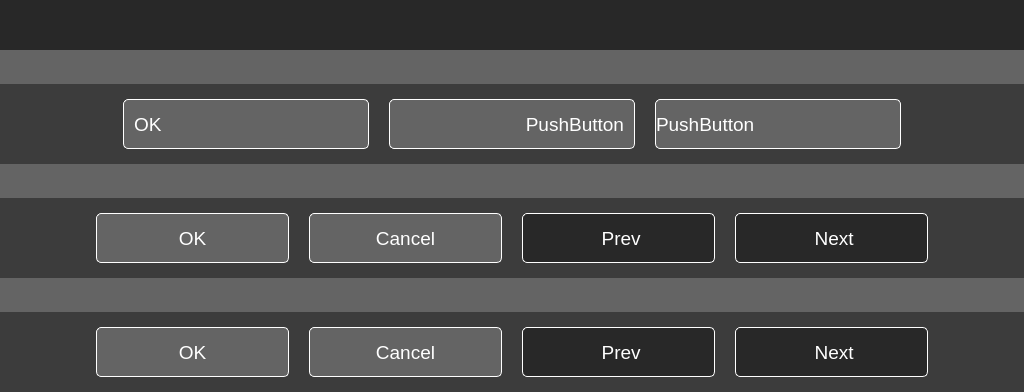
<?xml version="1.0" encoding="UTF-8"?>
<ui version="4.0">
 <class>MainWindow</class>
 <widget class="QMainWindow" name="MainWindow">
  <property name="geometry">
   <rect>
    <x>0</x>
    <y>0</y>
    <width>1024</width>
    <height>392</height>
   </rect>
  </property>
  <property name="windowTitle">
   <string>MainWindow</string>
  </property>
  <property name="styleSheet">
   <string notr="true">background:rgb(100,100,100);</string>
  </property>
  <widget class="QWidget" name="centralWidget">
   <layout class="QVBoxLayout" name="verticalLayout" stretch="0,1,0">
    <property name="spacing">
     <number>0</number>
    </property>
    <property name="leftMargin">
     <number>0</number>
    </property>
    <property name="topMargin">
     <number>0</number>
    </property>
    <property name="rightMargin">
     <number>0</number>
    </property>
    <property name="bottomMargin">
     <number>0</number>
    </property>
    <item>
     <widget class="QWidget" name="widget" native="true">
      <property name="minimumSize">
       <size>
        <width>0</width>
        <height>50</height>
       </size>
      </property>
      <property name="styleSheet">
       <string notr="true">background:rgb(40,40,40);</string>
      </property>
     </widget>
    </item>
    <item>
     <widget class="QWidget" name="widget_2" native="true">
      <layout class="QVBoxLayout" name="verticalLayout_2">
       <property name="spacing">
        <number>0</number>
       </property>
       <property name="leftMargin">
        <number>0</number>
       </property>
       <property name="topMargin">
        <number>0</number>
       </property>
       <property name="rightMargin">
        <number>0</number>
       </property>
       <property name="bottomMargin">
        <number>0</number>
       </property>
       <item>
        <widget class="QWidget" name="widget_9" native="true">
         <property name="sizePolicy">
          <sizepolicy hsizetype="Preferred" vsizetype="Fixed">
           <horstretch>0</horstretch>
           <verstretch>0</verstretch>
          </sizepolicy>
         </property>
         <property name="minimumSize">
          <size>
           <width>0</width>
           <height>80</height>
          </size>
         </property>
         <property name="styleSheet">
          <string notr="true">background:rgb(60,60,60);</string>
         </property>
         <layout class="QHBoxLayout" name="horizontalLayout_3" stretch="1,2,2,2,1">
          <property name="spacing">
           <number>20</number>
          </property>
          <property name="leftMargin">
           <number>0</number>
          </property>
          <property name="topMargin">
           <number>0</number>
          </property>
          <property name="rightMargin">
           <number>0</number>
          </property>
          <property name="bottomMargin">
           <number>0</number>
          </property>
          <item>
           <spacer name="horizontalSpacer_5">
            <property name="orientation">
             <enum>Qt::Horizontal</enum>
            </property>
            <property name="sizeHint" stdset="0">
             <size>
              <width>115</width>
              <height>20</height>
             </size>
            </property>
           </spacer>
          </item>
          <item>
           <widget class="QPushButton" name="btn_OK_3">
            <property name="sizePolicy">
             <sizepolicy hsizetype="Preferred" vsizetype="Fixed">
              <horstretch>0</horstretch>
              <verstretch>0</verstretch>
             </sizepolicy>
            </property>
            <property name="minimumSize">
             <size>
              <width>0</width>
              <height>50</height>
             </size>
            </property>
            <property name="font">
             <font>
              <pointsize>14</pointsize>
             </font>
            </property>
            <property name="layoutDirection">
             <enum>Qt::RightToLeft</enum>
            </property>
            <property name="styleSheet">
             <string notr="true">background:rgb(100, 100, 100);
border-style: solid;
border-width: 1px;
border-color: white;
border-radius: 5px;
color:white;
text-align:left;
padding-left:10;
padding-right:10;
outline:none;</string>
            </property>
            <property name="text">
             <string>OK</string>
            </property>
            <property name="icon">
             <iconset resource="imageresources.qrc">
              <normaloff>:/resources/images/f52d316e-8fc1-4600-af8f-44af88ba6416.png</normaloff>:/resources/images/f52d316e-8fc1-4600-af8f-44af88ba6416.png</iconset>
            </property>
            <property name="iconSize">
             <size>
              <width>32</width>
              <height>32</height>
             </size>
            </property>
            <property name="checkable">
             <bool>true</bool>
            </property>
            <property name="checked">
             <bool>false</bool>
            </property>
           </widget>
          </item>
          <item>
           <widget class="QPushButton" name="pushButton">
            <property name="sizePolicy">
             <sizepolicy hsizetype="Preferred" vsizetype="Fixed">
              <horstretch>0</horstretch>
              <verstretch>0</verstretch>
             </sizepolicy>
            </property>
            <property name="minimumSize">
             <size>
              <width>0</width>
              <height>50</height>
             </size>
            </property>
            <property name="font">
             <font>
              <pointsize>14</pointsize>
             </font>
            </property>
            <property name="layoutDirection">
             <enum>Qt::RightToLeft</enum>
            </property>
            <property name="styleSheet">
             <string notr="true">background:rgb(100, 100, 100);
border-style: solid;
border-width: 1px;
border-color: white;
border-radius: 5px;
color:white;
text-align:right;
padding-left:10;
padding-right:10;
outline:none;</string>
            </property>
            <property name="text">
             <string>PushButton</string>
            </property>
            <property name="icon">
             <iconset resource="imageresources.qrc">
              <normaloff>:/resources/images/f52d316e-8fc1-4600-af8f-44af88ba6416.png</normaloff>:/resources/images/f52d316e-8fc1-4600-af8f-44af88ba6416.png</iconset>
            </property>
            <property name="iconSize">
             <size>
              <width>32</width>
              <height>32</height>
             </size>
            </property>
           </widget>
          </item>
          <item>
           <widget class="KSFiSK_PushButton" name="pushButtonCustom">
            <property name="sizePolicy">
             <sizepolicy hsizetype="Preferred" vsizetype="Fixed">
              <horstretch>0</horstretch>
              <verstretch>0</verstretch>
             </sizepolicy>
            </property>
            <property name="minimumSize">
             <size>
              <width>0</width>
              <height>50</height>
             </size>
            </property>
            <property name="font">
             <font>
              <pointsize>14</pointsize>
             </font>
            </property>
            <property name="styleSheet">
             <string notr="true">background:rgb(100, 100, 100);
border-style: solid;
border-width: 1px;
border-color: white;
border-radius: 5px;
color:white;
text-align: left;</string>
            </property>
            <property name="text">
             <string>PushButton</string>
            </property>
           </widget>
          </item>
          <item>
           <spacer name="horizontalSpacer_6">
            <property name="orientation">
             <enum>Qt::Horizontal</enum>
            </property>
            <property name="sizeHint" stdset="0">
             <size>
              <width>115</width>
              <height>20</height>
             </size>
            </property>
           </spacer>
          </item>
         </layout>
        </widget>
       </item>
       <item>
        <widget class="QWidget" name="widget_4" native="true">
         <property name="sizePolicy">
          <sizepolicy hsizetype="Preferred" vsizetype="Fixed">
           <horstretch>0</horstretch>
           <verstretch>0</verstretch>
          </sizepolicy>
         </property>
         <property name="minimumSize">
          <size>
           <width>0</width>
           <height>80</height>
          </size>
         </property>
         <property name="styleSheet">
          <string notr="true">background:rgb(60,60,60);</string>
         </property>
         <layout class="QHBoxLayout" name="horizontalLayout_2" stretch="1,2,2,2,2,1">
          <property name="spacing">
           <number>20</number>
          </property>
          <property name="leftMargin">
           <number>0</number>
          </property>
          <property name="topMargin">
           <number>0</number>
          </property>
          <property name="rightMargin">
           <number>0</number>
          </property>
          <property name="bottomMargin">
           <number>0</number>
          </property>
          <item>
           <spacer name="horizontalSpacer_3">
            <property name="orientation">
             <enum>Qt::Horizontal</enum>
            </property>
            <property name="sizeHint" stdset="0">
             <size>
              <width>89</width>
              <height>20</height>
             </size>
            </property>
           </spacer>
          </item>
          <item>
           <widget class="QWidget" name="widget_5" native="true">
            <property name="styleSheet">
             <string notr="true">background:rgb(60,60,60);</string>
            </property>
            <layout class="QGridLayout" name="gridLayout">
             <property name="leftMargin">
              <number>0</number>
             </property>
             <property name="topMargin">
              <number>0</number>
             </property>
             <property name="rightMargin">
              <number>0</number>
             </property>
             <property name="bottomMargin">
              <number>0</number>
             </property>
             <property name="spacing">
              <number>0</number>
             </property>
             <item row="0" column="0">
              <widget class="QPushButton" name="btn_OK_2">
               <property name="sizePolicy">
                <sizepolicy hsizetype="Preferred" vsizetype="Fixed">
                 <horstretch>0</horstretch>
                 <verstretch>0</verstretch>
                </sizepolicy>
               </property>
               <property name="minimumSize">
                <size>
                 <width>0</width>
                 <height>50</height>
                </size>
               </property>
               <property name="font">
                <font>
                 <pointsize>14</pointsize>
                </font>
               </property>
               <property name="styleSheet">
                <string notr="true">background:rgb(100, 100, 100);
border-style: solid;
border-width: 1px;
border-color: white;
border-radius: 5px;
color:white;</string>
               </property>
               <property name="text">
                <string>OK</string>
               </property>
               <property name="iconSize">
                <size>
                 <width>32</width>
                 <height>32</height>
                </size>
               </property>
              </widget>
             </item>
            </layout>
           </widget>
          </item>
          <item>
           <widget class="QWidget" name="widget_6" native="true">
            <property name="styleSheet">
             <string notr="true">background:rgb(60,60,60);</string>
            </property>
            <layout class="QGridLayout" name="gridLayout_2">
             <property name="leftMargin">
              <number>0</number>
             </property>
             <property name="topMargin">
              <number>0</number>
             </property>
             <property name="rightMargin">
              <number>0</number>
             </property>
             <property name="bottomMargin">
              <number>0</number>
             </property>
             <property name="spacing">
              <number>0</number>
             </property>
             <item row="0" column="0">
              <widget class="QPushButton" name="btn_Cancel_2">
               <property name="minimumSize">
                <size>
                 <width>0</width>
                 <height>50</height>
                </size>
               </property>
               <property name="font">
                <font>
                 <pointsize>14</pointsize>
                </font>
               </property>
               <property name="styleSheet">
                <string notr="true">background:rgb(100, 100, 100);
border-style: solid;
border-width: 1px;
border-color: white;
border-radius: 5px;
color:white;</string>
               </property>
               <property name="text">
                <string>Cancel</string>
               </property>
               <property name="iconSize">
                <size>
                 <width>32</width>
                 <height>32</height>
                </size>
               </property>
              </widget>
             </item>
            </layout>
           </widget>
          </item>
          <item>
           <widget class="QWidget" name="widget_7" native="true">
            <property name="styleSheet">
             <string notr="true">background:rgb(60,60,60);</string>
            </property>
            <layout class="QGridLayout" name="gridLayout_3">
             <property name="leftMargin">
              <number>0</number>
             </property>
             <property name="topMargin">
              <number>0</number>
             </property>
             <property name="rightMargin">
              <number>0</number>
             </property>
             <property name="bottomMargin">
              <number>0</number>
             </property>
             <property name="spacing">
              <number>0</number>
             </property>
             <item row="0" column="0">
              <widget class="QPushButton" name="btn_Prev_2">
               <property name="minimumSize">
                <size>
                 <width>0</width>
                 <height>50</height>
                </size>
               </property>
               <property name="font">
                <font>
                 <pointsize>14</pointsize>
                </font>
               </property>
               <property name="styleSheet">
                <string notr="true">background:rgb(40, 40, 40);
border-style: solid;
border-width: 1px;
border-color: white;
border-radius: 5px;
color:white;</string>
               </property>
               <property name="text">
                <string> Prev</string>
               </property>
               <property name="icon">
                <iconset resource="imageresources.qrc">
                 <normaloff>:/resources/images/8be18094-a9f6-46ad-9b2b-90f88a054d75.png</normaloff>:/resources/images/8be18094-a9f6-46ad-9b2b-90f88a054d75.png</iconset>
               </property>
               <property name="iconSize">
                <size>
                 <width>32</width>
                 <height>32</height>
                </size>
               </property>
              </widget>
             </item>
            </layout>
           </widget>
          </item>
          <item>
           <widget class="QWidget" name="widget_8" native="true">
            <property name="styleSheet">
             <string notr="true">background:rgb(60,60,60);</string>
            </property>
            <layout class="QGridLayout" name="gridLayout_4">
             <property name="leftMargin">
              <number>0</number>
             </property>
             <property name="topMargin">
              <number>0</number>
             </property>
             <property name="rightMargin">
              <number>0</number>
             </property>
             <property name="bottomMargin">
              <number>0</number>
             </property>
             <property name="spacing">
              <number>0</number>
             </property>
             <item row="0" column="0">
              <widget class="QPushButton" name="btn_Next_2">
               <property name="minimumSize">
                <size>
                 <width>0</width>
                 <height>50</height>
                </size>
               </property>
               <property name="font">
                <font>
                 <pointsize>14</pointsize>
                </font>
               </property>
               <property name="styleSheet">
                <string notr="true">background:rgb(40, 40, 40);
border-style: solid;
border-width: 1px;
border-color: white;
border-radius: 5px;
color:white;</string>
               </property>
               <property name="text">
                <string> Next</string>
               </property>
               <property name="icon">
                <iconset resource="imageresources.qrc">
                 <normaloff>:/resources/images/f62cab82-7bbb-4f7f-a507-eef58d1c18db.png</normaloff>:/resources/images/f62cab82-7bbb-4f7f-a507-eef58d1c18db.png</iconset>
               </property>
               <property name="iconSize">
                <size>
                 <width>32</width>
                 <height>32</height>
                </size>
               </property>
              </widget>
             </item>
            </layout>
           </widget>
          </item>
          <item>
           <spacer name="horizontalSpacer_4">
            <property name="orientation">
             <enum>Qt::Horizontal</enum>
            </property>
            <property name="sizeHint" stdset="0">
             <size>
              <width>89</width>
              <height>20</height>
             </size>
            </property>
           </spacer>
          </item>
         </layout>
        </widget>
       </item>
      </layout>
     </widget>
    </item>
    <item>
     <widget class="QWidget" name="widget_3" native="true">
      <property name="minimumSize">
       <size>
        <width>0</width>
        <height>80</height>
       </size>
      </property>
      <property name="styleSheet">
       <string notr="true">background:rgb(60,60,60);</string>
      </property>
      <layout class="QHBoxLayout" name="horizontalLayout" stretch="1,2,2,2,2,1">
       <property name="spacing">
        <number>20</number>
       </property>
       <property name="leftMargin">
        <number>0</number>
       </property>
       <property name="topMargin">
        <number>0</number>
       </property>
       <property name="rightMargin">
        <number>0</number>
       </property>
       <property name="bottomMargin">
        <number>0</number>
       </property>
       <item>
        <spacer name="horizontalSpacer">
         <property name="orientation">
          <enum>Qt::Horizontal</enum>
         </property>
         <property name="sizeHint" stdset="0">
          <size>
           <width>89</width>
           <height>20</height>
          </size>
         </property>
        </spacer>
       </item>
       <item>
        <widget class="QPushButton" name="btn_OK">
         <property name="minimumSize">
          <size>
           <width>0</width>
           <height>50</height>
          </size>
         </property>
         <property name="font">
          <font>
           <pointsize>14</pointsize>
          </font>
         </property>
         <property name="styleSheet">
          <string notr="true">background:rgb(100, 100, 100);
border-style: solid;
border-width: 1px;
border-color: white;
border-radius: 5px;
color:white;</string>
         </property>
         <property name="text">
          <string>OK</string>
         </property>
         <property name="iconSize">
          <size>
           <width>32</width>
           <height>32</height>
          </size>
         </property>
        </widget>
       </item>
       <item>
        <widget class="QPushButton" name="btn_Cancel">
         <property name="minimumSize">
          <size>
           <width>0</width>
           <height>50</height>
          </size>
         </property>
         <property name="font">
          <font>
           <pointsize>14</pointsize>
          </font>
         </property>
         <property name="styleSheet">
          <string notr="true">background:rgb(100, 100, 100);
border-style: solid;
border-width: 1px;
border-color: white;
border-radius: 5px;
color:white;</string>
         </property>
         <property name="text">
          <string>Cancel</string>
         </property>
         <property name="iconSize">
          <size>
           <width>32</width>
           <height>32</height>
          </size>
         </property>
        </widget>
       </item>
       <item>
        <widget class="QPushButton" name="btn_Prev">
         <property name="minimumSize">
          <size>
           <width>0</width>
           <height>50</height>
          </size>
         </property>
         <property name="font">
          <font>
           <pointsize>14</pointsize>
          </font>
         </property>
         <property name="styleSheet">
          <string notr="true">background:rgb(40, 40, 40);
border-style: solid;
border-width: 1px;
border-color: white;
border-radius: 5px;
color:white;</string>
         </property>
         <property name="text">
          <string> Prev</string>
         </property>
         <property name="icon">
          <iconset resource="imageresources.qrc">
           <normaloff>:/resources/images/8be18094-a9f6-46ad-9b2b-90f88a054d75.png</normaloff>:/resources/images/8be18094-a9f6-46ad-9b2b-90f88a054d75.png</iconset>
         </property>
         <property name="iconSize">
          <size>
           <width>32</width>
           <height>32</height>
          </size>
         </property>
        </widget>
       </item>
       <item>
        <widget class="QPushButton" name="btn_Next">
         <property name="minimumSize">
          <size>
           <width>0</width>
           <height>50</height>
          </size>
         </property>
         <property name="font">
          <font>
           <pointsize>14</pointsize>
          </font>
         </property>
         <property name="styleSheet">
          <string notr="true">background:rgb(40, 40, 40);
border-style: solid;
border-width: 1px;
border-color: white;
border-radius: 5px;
color:white;</string>
         </property>
         <property name="text">
          <string> Next</string>
         </property>
         <property name="icon">
          <iconset resource="imageresources.qrc">
           <normaloff>:/resources/images/f62cab82-7bbb-4f7f-a507-eef58d1c18db.png</normaloff>:/resources/images/f62cab82-7bbb-4f7f-a507-eef58d1c18db.png</iconset>
         </property>
         <property name="iconSize">
          <size>
           <width>32</width>
           <height>32</height>
          </size>
         </property>
        </widget>
       </item>
       <item>
        <spacer name="horizontalSpacer_2">
         <property name="orientation">
          <enum>Qt::Horizontal</enum>
         </property>
         <property name="sizeHint" stdset="0">
          <size>
           <width>89</width>
           <height>20</height>
          </size>
         </property>
        </spacer>
       </item>
      </layout>
     </widget>
    </item>
   </layout>
  </widget>
 </widget>
 <layoutdefault spacing="6" margin="11"/>
 <customwidgets>
  <customwidget>
   <class>KSFiSK_PushButton</class>
   <extends>QPushButton</extends>
   <header>fisk_pushbutton.h</header>
  </customwidget>
 </customwidgets>
 <resources>
  <include location="imageresources.qrc"/>
 </resources>
 <connections/>
</ui>
